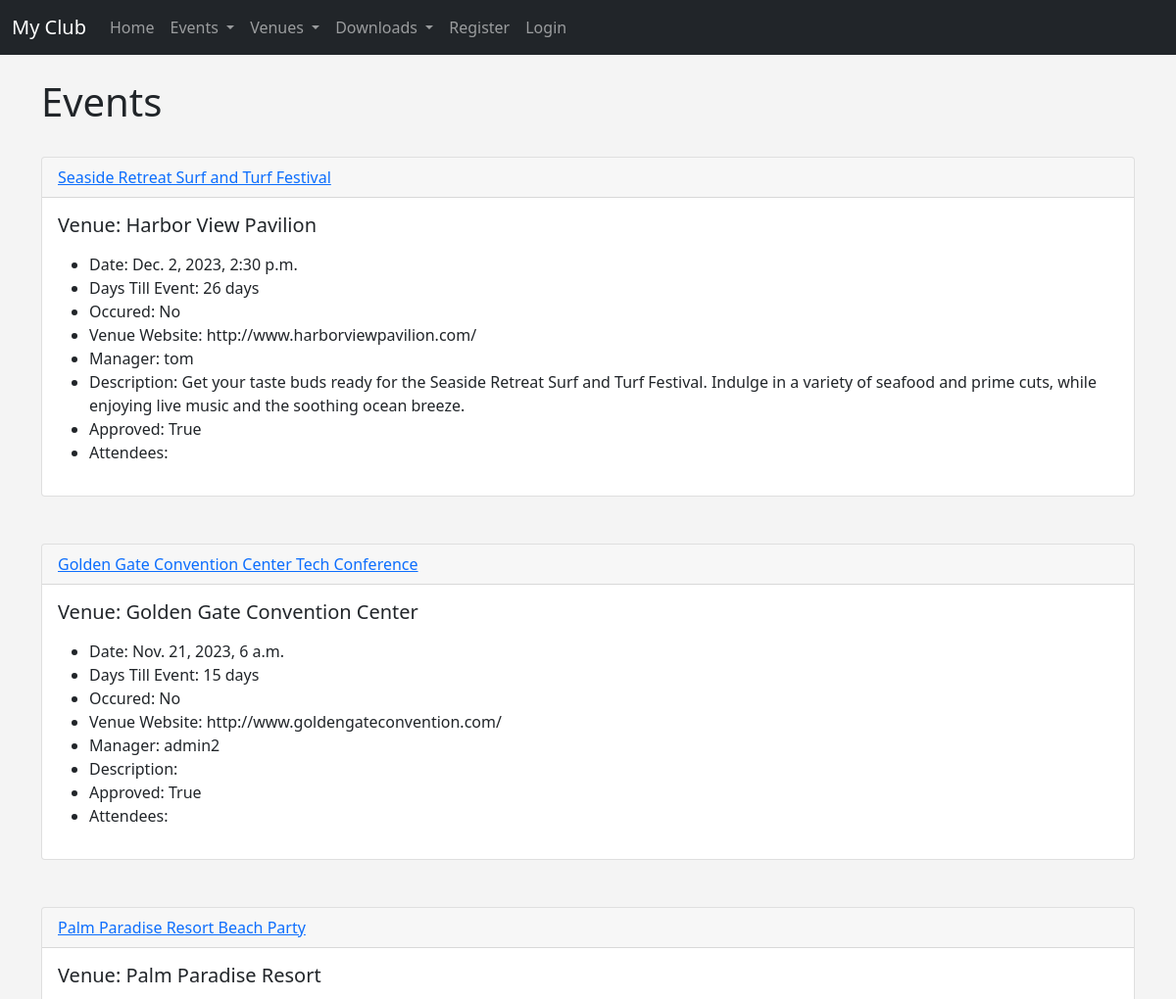
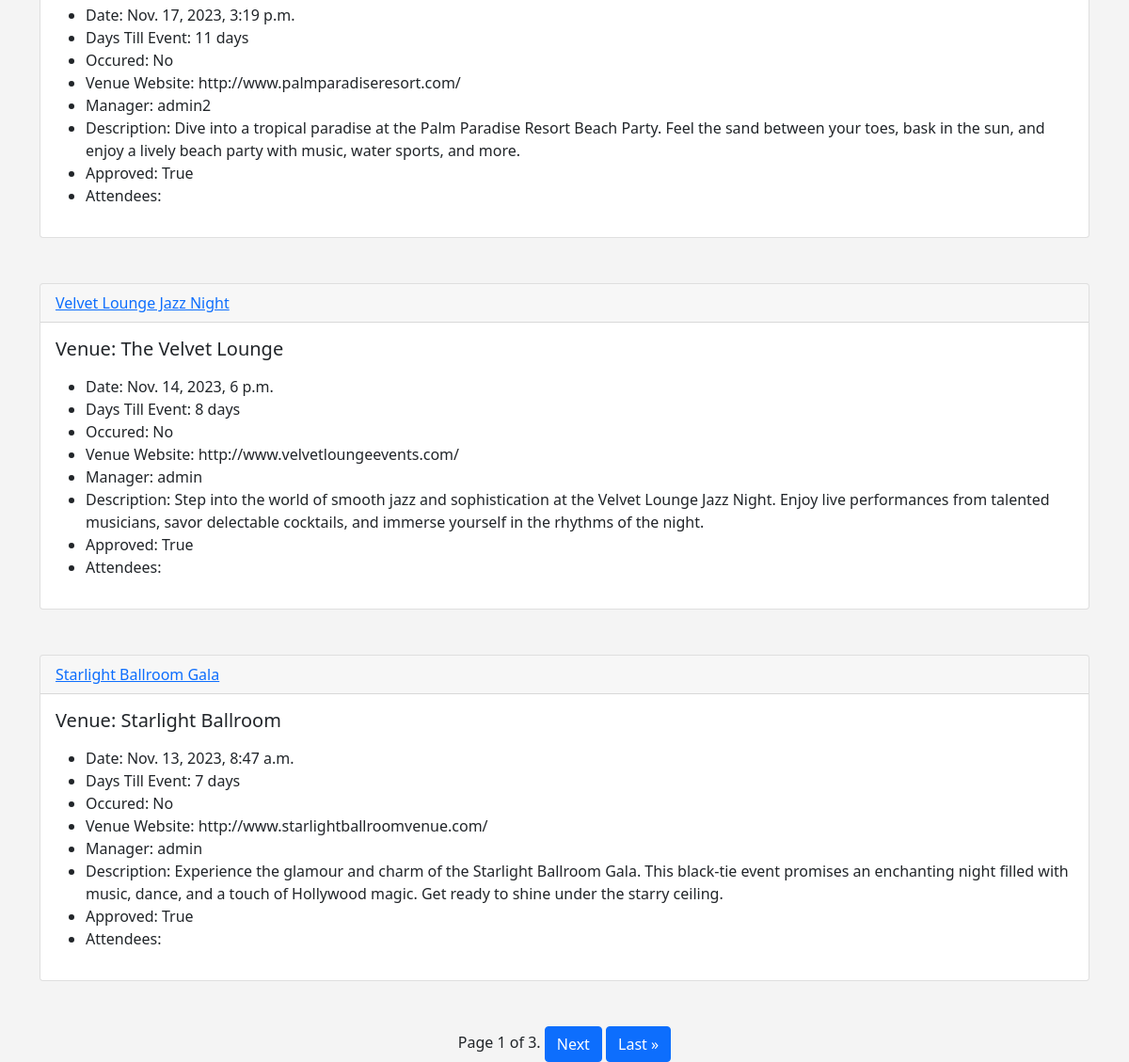
The app's page /events with its own data (2 pictures, top to bottom).
### events/models.py (models this page shows)
class Event(models.Model):
	name = models.CharField('Event Name', max_length=120)
	event_date = models.DateTimeField('Event Date')
	venue = models.ForeignKey(Venue, blank=True, null=True, on_delete=models.CASCADE)
	manager = models.ForeignKey(User, blank=True, null=True, on_delete=models.SET_NULL)
	description = models.TextField(blank=True)
	attendees = models.ManyToManyField(MyClubUser, blank=True)
	approved = models.BooleanField('Aprroved', default=False)
	def __str__(self):
		return self.name
	@property
	def Is_Overdue(self):
		return bool(date.today() > self.event_date.date())
	@property
	def Is_past(self):
		today = date.today()
		if self.event_date.date() < today:
			thing = 'Yes'
		else:
			thing = "No"
		return thing
	@property
	def Days_till(self):
		today = date.today()
		days = self.event_date.date() - today
		days_stripped = str(days).split(",", 1)[0] # one says split at the first occurence of a comma and 0 says take the first part of the split string
		return days_stripped

class Venue(models.Model):
	name = models.CharField('Venue Name', max_length=120)
	address = models.CharField(max_length=300)
	zip_code = models.CharField('Zip Code', max_length=15)
	phone = models.CharField('Contact Phone', max_length=25, blank=True)
	web = models.URLField('Website Address', blank=True)
	email_address = models.EmailField('Email Address', blank=True)
	owner = models.IntegerField("Venue Owner", blank=False, default=1)
	def __str__(self):
		return self.name

### events/views.py (the view)
# urls.py: path('events', views.all_events, name="list-events"),
def all_events(request):
	event_list = Event.objects.all().order_by('-event_date')
	paginator = Paginator(event_list, 5)
	page_number = request.GET.get("page")
	page_obj = paginator.get_page(page_number)
	return render(request, 'events/event_list.html', {'event_list':event_list, 'page_obj':page_obj})

### events/templates/events/event_list.html (shortened to what this page needs)
{% extends 'base.html' %}
{% block content %}
	<h1>Events</h1>
	<br/>
    {% for event in page_obj %}
        {% if event.approved %}
        <div class="card">
            <a href="{% url 'event-detail' event.id %}">
                <div class="card-header">
                    {{ event }}
                </div>
            </a>
            <div class="card-body">
                <h5 class="card-title">Venue: {{ event.venue }}</h5>
                <p class="card-text">
                    <ul>
                        <li class="{% if event.Is_Overdue %}text-danger{% endif %}">Date: {{ event.event_date }}</li>
                        <li>Days Till Event: {{ event.Days_till }}</li>
                        <li>Occured: {{ event.Is_past}}</li>
                        <li>Venue Website: {{ event.venue.web }}</li>
                        <li>Manager: {{ event.manager }}</li>
                        <li>Description: {{ event.description }}</li>
                        <li>Approved: {{ event.approved }}</li>
                        <li>Attendees:<br/>
                        </li>
                    </ul>
                </p>
            </div>
            </div>
            <br/><br/>
        {% endif %}
    {% endfor %}
    <div class="container text-center">
        <div class="pagination">
            <span class="step-links mx-auto">
                <span class="current">
                    Page {{ page_obj.number }} of {{ page_obj.paginator.num_pages }}.
                </span>
                {% if page_obj.has_next %}
                    <a href="?page={{ page_obj.next_page_number }}" class="btn btn-primary">Next</a>
                    <a href="?page={{ page_obj.paginator.num_pages }}" class="btn btn-primary">Last &raquo;</a>
                {% endif %}
            </span>
        </div>
    </div>
{% endblock %}

### events/templates/base.html (shortened to what this page needs)
<!doctype html>
<html lang="en">
  <head>
    <link href="https://cdn.jsdelivr.net/npm/bootstrap@5.0.0-beta1/dist/css/bootstrap.min.css" rel="stylesheet">
  </head>
  <body>
  	{% include 'events/navbar.html' %}
    <br/>
    <div class="container">
      {% block content %}
      {% endblock %}
    </div>
</body>
</html>

### events/templates/events/navbar.html (shortened to what this page needs)
<nav class="navbar navbar-expand-lg navbar-dark bg-dark">
    <div class="container-fluid">
        <a class="navbar-brand" href="{% url 'home' %}">My Club</a>
        <div class="collapse navbar-collapse" id="navbarSupportedContent">
            <ul class="navbar-nav me-auto mb-2 mb-lg-0">
                <li class="nav-item">
                    <a class="nav-link" href="{% url 'home' %}">Home</a>
                </li>
                <li class="nav-item dropdown">
                    <a class="nav-link dropdown-toggle" href="#" id="navbarDropdown" role="button" data-bs-toggle="dropdown" aria-expanded="false">
                    Events
                    </a>
                  </li>
            <li class="nav-item dropdown">
                <a class="nav-link dropdown-toggle" href="#" id="navbarDropdown" role="button" data-bs-toggle="dropdown" aria-expanded="false">
                  Venues
                </a>
              </li>
              <li class="nav-item dropdown">
                <a class="nav-link dropdown-toggle" href="#" id="navbarDropdown" role="button" data-bs-toggle="dropdown" aria-expanded="false">
                  Downloads
                </a>
            </li>
        {% if user.is_authenticated %}
            {% if user.is_superuser %}
            <li class="nav-item dropdown">
              <a class="nav-link dropdown-toggle" href="#" id="navbarDropdown" role="button" data-bs-toggle="dropdown" aria-expanded="false">
                Admin
              </a>
              <ul class="dropdown-menu" aria-labelledby="navbarDropdown">
                  <li><a class="dropdown-item" href="{% url 'admin-approval' %}">Admin Approval</a></li>
              </ul>
            </li>
            {%endif %}
              <li class="nav-item">
                <a class="nav-link" href="{% url 'logout' %} ">Logout</a>
              </li>
            {% else %}
              <li class="nav-item">
                <a class="nav-link" href="{% url 'register' %}">Register</a>
              </li>
              <li class="nav-item">
                <a class="nav-link" href="{% url 'login' %}">Login</a>
              </li>
        {% endif %}
          </ul>
      </div>
    </div>
  </nav>

### events/templates/base.html (style rules this page uses)
body { background: #f4f4f4; }

### records on screen
Event: name "Seaside Retreat Surf and Turf Festival", venue "Harbor View Pavilion", event_date "Dec. 2, 2023, 2:30 p.m.", Days_till "26 days", Is_past "No", venue.web "http://www.harborviewpavilion.com/", manager "tom", description "Get your taste buds ready for the Seaside Retreat Surf and Turf Festival. Indulge in a variety of seafood and prime cuts, while enjoying live music and the soothing ocean breeze.", approved "True"
Event: name "Golden Gate Convention Center Tech Conference", venue "Golden Gate Convention Center", event_date "Nov. 21, 2023, 6 a.m.", Days_till "15 days", Is_past "No", venue.web "http://www.goldengateconvention.com/", manager "admin2", approved "True"
Event: name "Palm Paradise Resort Beach Party", venue "Palm Paradise Resort", event_date "Nov. 17, 2023, 3:19 p.m.", Days_till "11 days", Is_past "No", venue.web "http://www.palmparadiseresort.com/", manager "admin2", description "Dive into a tropical paradise at the Palm Paradise Resort Beach Party. Feel the sand between your toes, bask in the sun, and enjoy a lively beach party with music, water sports, and more.", approved "True"
Event: name "Velvet Lounge Jazz Night", venue "The Velvet Lounge", event_date "Nov. 14, 2023, 6 p.m.", Days_till "8 days", Is_past "No", venue.web "http://www.velvetloungeevents.com/", manager "admin", description "Step into the world of smooth jazz and sophistication at the Velvet Lounge Jazz Night. Enjoy live performances from talented musicians, savor delectable cocktails, and immerse yourself in the rhythms of the night.", approved "True"
Event: name "Starlight Ballroom Gala", venue "Starlight Ballroom", event_date "Nov. 13, 2023, 8:47 a.m.", Days_till "7 days", Is_past "No", venue.web "http://www.starlightballroomvenue.com/", manager "admin", description "Experience the glamour and charm of the Starlight Ballroom Gala. This black-tie event promises an enchanting night filled with music, dance, and a touch of Hollywood magic. Get ready to shine under the starry ceiling.", approved "True"

### other values on screen
{{ page_obj.number }} "1"
{{ page_obj.paginator.num_pages }} "3"
